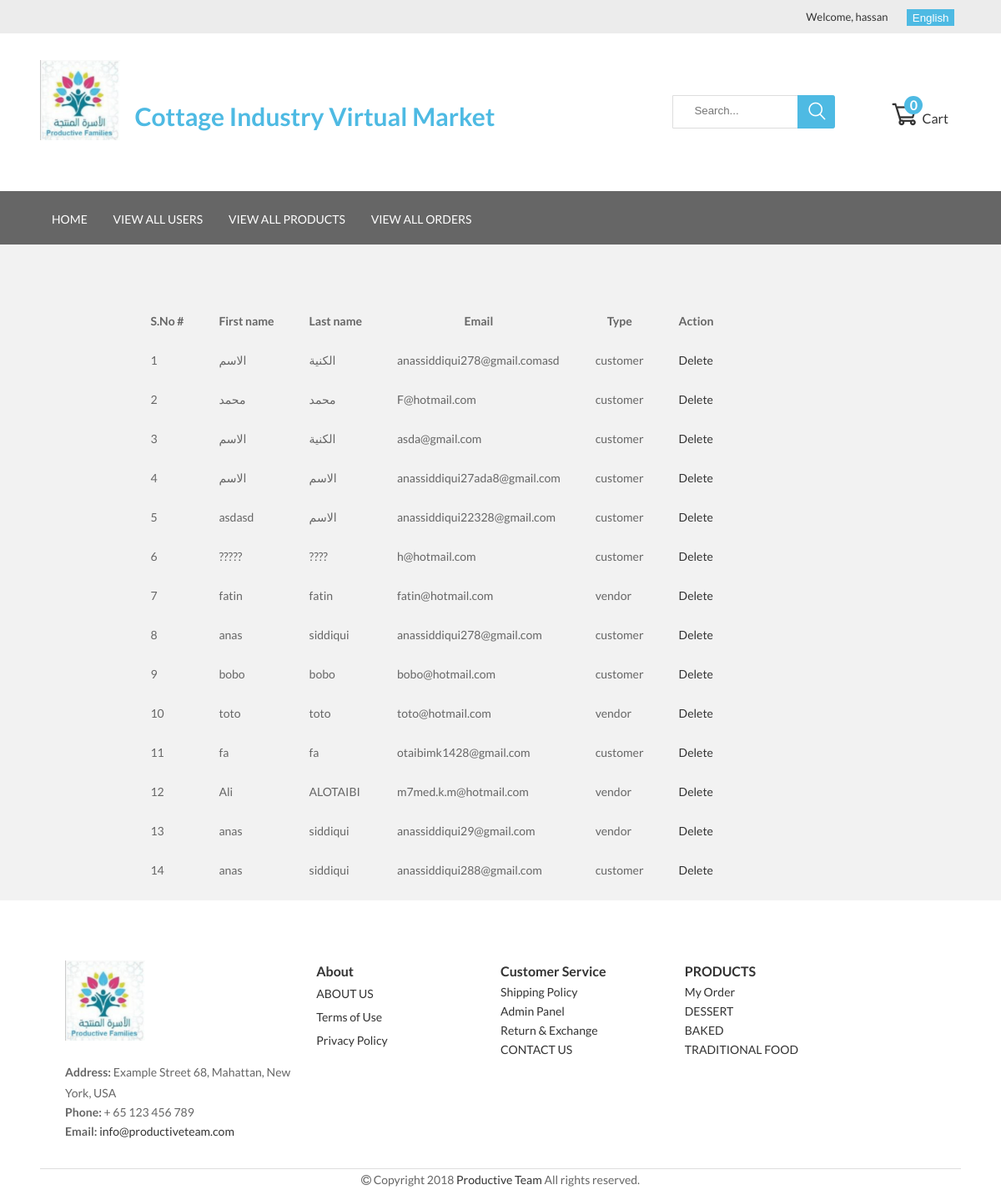
Page /admin/view_users.php (signed in) on the earlier database version.
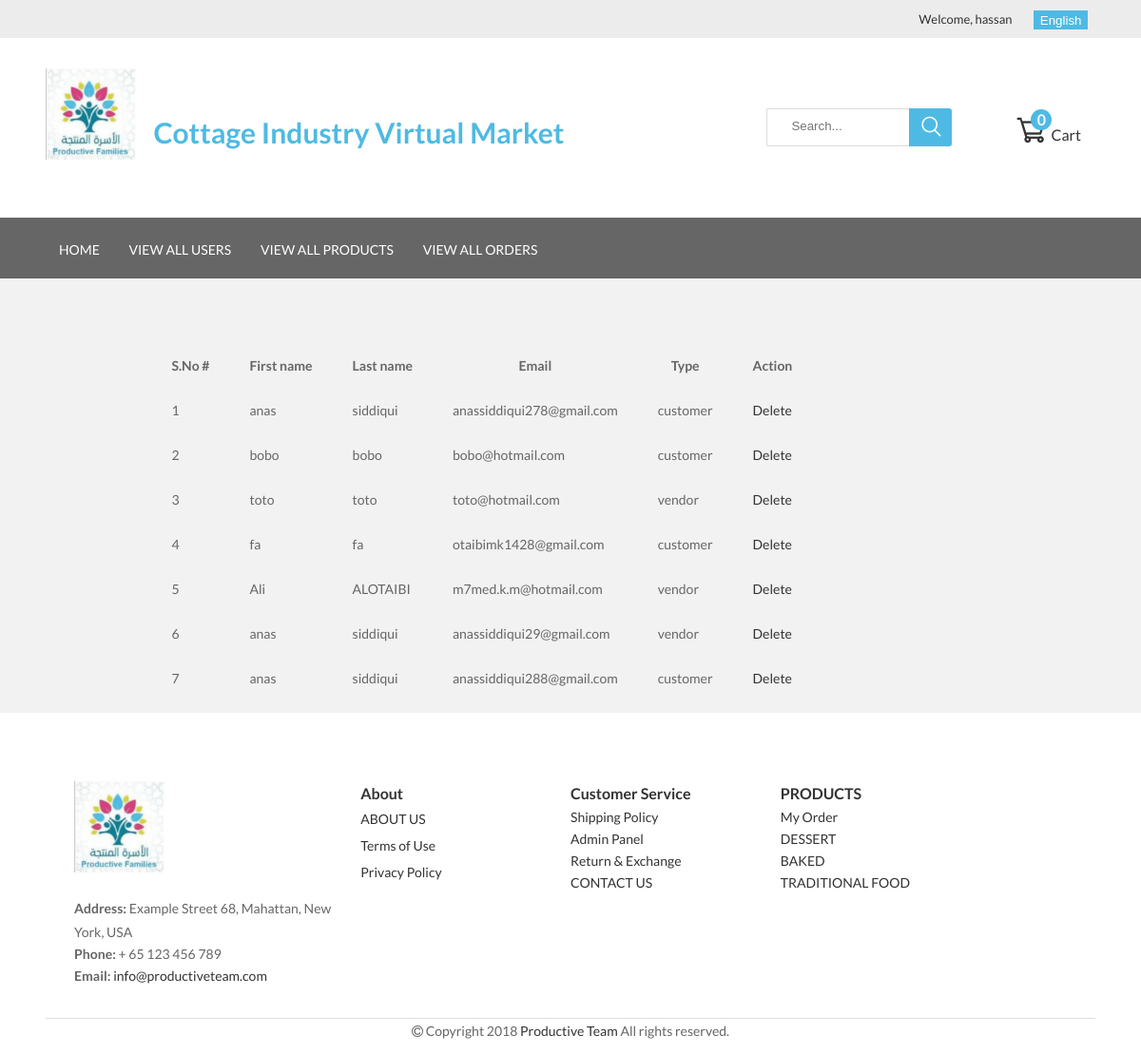
Same page on the later database version.
### tables this page shows
CREATE TABLE `users` (
  `id` int(11) NOT NULL,
  `fname` varchar(20) NOT NULL,
  `lname` varchar(20) NOT NULL,
  `email` varchar(40) NOT NULL,
  `password` varchar(255) NOT NULL,
  `type` enum('admin','vendor','customer') NOT NULL,
  `secretanswer` varchar(255) NOT NULL
);

### admin/view_users.php (the view, shortened to what this page needs)
<?php include '../includes/config.php';
include "header.php";
$query = "SELECT * FROM users where type!='admin' order by id desc";
$result = mysqli_query($con,$query);
    ?>
<div class="container">
    <section style="width: 80%; margin-left: 10%; margin-right:10%; margin-top: 5%">
        <table>
            <thead>
             	<th><?php echo "S.No #"; ?></th>
                <th>First name</th>
                <th>Last name</th>
                <th>Email</th>
                <th>Type</th>
                <th><?php echo $lang['action']; ?></th>
            </thead>
            <?php
			                   $sno = 1;
                while($row = $result -> fetch_array()){
                        ?>
                        <tbody>
                        <td><?php echo $sno++ ?></td>
                        <td><?php echo $row['fname']; ?></td>
                        <td><?php echo $row['lname']; ?></td>
                        <td><?php echo $row['email']; ?></td>
                        <td><?php echo $row['type']; ?></td>
                        <td><a href="view_users.php?id=<?php echo $row['id'] ?>&action=del"><?php echo $lang['delete']; ?></a></td>
                        </tbody>
                        <?php
                }
            ?>
        </table>
    </section>
</div>
<?php include '../vendors/footer.php'?>

### admin/header.php (shortened to what this page needs)
<!DOCTYPE html>
<?php
if($_SESSION['lang'] == 'arabic'){
    echo '<html xmlns="http://www.w3.org/1999/xhtml" xml:lang="ar" dir="rtl">';
}else{
    echo '<html lang="en">';
}
?>
<head>
    <link rel='stylesheet' href='../assets/css/owl.carousel.min.css'>
    <link rel='stylesheet' href='../assets/css/font-awesome.css'>
    <link rel='stylesheet' href='../assets/css/jquery.mmenu.all.css'>
    <link rel='stylesheet' href='../assets/css/flaticon.css'>
    <link rel='stylesheet' href='../assets/css/style.css'>
    <link rel="stylesheet" href="https://cdnjs.cloudflare.com/ajax/libs/font-awesome/4.7.0/css/font-awesome.min.css">
</head>
<body>
	<header>
        <div class="header-top">
            <div class="container">
                <div class="header-top-right">
                    <p style="margin-right: 75px;">
                        <?php if(isset($_SESSION['u_id'])){
                            echo '<div class="dropdown" style="margin-right: 80px;margin-top: 2px"><a href="#">Welcome, '.$_SESSION['u_fname'].'</a>';
                            echo '<div class="dropdown-content" style="margin-left: 30px;margin-top: 8px"><a href="../logout.php">LogOut</a></div></div>';
                        }else{?>
                            <a href="#"><?php echo $lang['register']; ?></a>
                            <span style="color: #4ebae3;">or</span>
                            <a href="../login.php"><?php echo $lang['login']; ?></a>
                        <?php } ?>
                    </p>
                    <div class="dropdown">
                        <?php if($_SESSION['lang'] === 'english'){?>
                            <a href="<?php if(@$_GET['action']=="update"){echo 'view_products.php';} ?>?lang=english"><button style="height:20px">English</button></a>
                        <?php }else{?>
                            <a href="<?php if(@$_GET['action']=="update"){echo 'view_products.php';} ?>?lang=arabic"><button style="height:20px">العربية</button></a>
                        <?php } ?>
                    </div>
                </div>
            </div>
        </div>
        <div class="header-mid">
            <div class="container">
                <div class="header-mid-left">
                    <h1 class="logo">
                        <a href="index.php">
                            <img src="../assets/images/logo.png" alt="logo">
                        </a>
                                        <h2 id="webname">&nbsp;&nbsp;&nbsp;<?php echo $lang['webname']; ?></h2>
                    </h1>
                    <div class="header-search">
                        <form action="search.php" method="get" class="form form-search-header">
                            <input type="text" name="search" required placeholder="<?php echo $lang['search']; ?>...">
                            <button class="button-search"><i class="flaticon-search"></i></button>
                        </form>
                    </div>
                </div>
                <div class="header-mid-right">
                    <div>
                        <div class="cart-menu">
                            <a href="#">
                                <i class="flaticon-commerce"></i>
                                <?php echo $lang['cart']; ?>
                                <?php
                                $total_quantity = 0;
                                ?>
                                <p class="cart-amount"><?php echo $total_quantity; ?></p>
                            </a>
                        </div>
                    </div>
                </div>
            </div>
        </div>
        <div class="menu-primary">
            <div class="container">
                <nav id="primary-navigation" class="site-navigation main-menu menu-home1">
                    <ul id="primary-menu" class="menu">
                        <li class="menu-item ">
                            <a href="../index.php"><?php echo $lang['home']; ?></a>
                        </li>
                        <li class="menu-item "><a href="view_users.php">View All Users</a></li>
                        <li class="menu-item "><a href="view_products.php">View All Products</a></li>
                        <li class="menu-item "><a href="view_orders.php">View All Orders</a></li>
                    </ul>
                </nav>
            </div>
        </div>
    </header>

### vendors/footer.php (shortened to what this page needs)
<footer class="footer" style="background-color: #ffffff">
    <div class="container">
        <div class="footer-top">
            <div class="row">
                <div id="bl1">
                    <div class="footer-top-logo">
                        <h1 class="logo">
                            <a href="index.php">
                                <img src="../assets/images/logo.png" alt="logo">
                            </a>
                        </h1>
                    </div>
                    <div class="footer-infomation">
                        <p><b><?php echo $lang['address']; ?>:</b> Example Street 68, Mahattan,
                            New York, USA</p>
                        <p><b><?php echo $lang['phone']; ?>:</b> + 65 123 456 789</p>
                        <p><b><?php echo $lang['email']; ?>:</b> <a href="#">info@productiveteam.com</a></p>
                    </div>
                </div>
                <div id="bl2">
                    <div class="footer-top-title"><h4 class="title-footer"><?php echo $lang['about']; ?></h4></div>
                    <ul class="menu-footer">
                        <li class="footer-item"><a href="../aboutus.php"><?php echo $lang['about_us']; ?></a></li>
                        <li class="footer-item"><a href="../termsofuse.php"><?php echo $lang['terms']; ?></a></li>
                        <li class="footer-item"><a href="../privacypolicy.php"><?php echo $lang['privacy']; ?></a></li>
                    </ul>
                </div>
                <div id="bl3">
                    <div class="footer-top-title"><h4 class="title-footer"><?php echo $lang['cs_service']; ?></h4></div>
                    <ul class="menu-footer">
                        <li class="footer-item"><a href="../shippingpolicy.php"><?php echo $lang['shipping_policy']; ?></a></li>
                        <?php if(isset($_SESSION['u_id']) && $_SESSION['u_type'] == 'customer'){ ?>
                            <li class="footer-item"><a href="../track_order.php"><?php echo $lang['track_order']; ?></a></li>
                        <?php }else if(isset($_SESSION['u_id']) && $_SESSION['u_type'] == 'vendor'){ ?>
                            <li class="footer-item"><a href="add_products.php"><?php echo $lang['my_account']; ?></a></li>
                        <?php }else if(isset($_SESSION['u_id']) && $_SESSION['u_type'] == 'admin'){ ?>
                            <li class="footer-item"><a href="../admin/view_users.php">Admin Panel</a></li>
                        <?php } ?>
                        <li class="footer-item"><a href="../returnandexchange.php"><?php echo $lang['return_exchange']; ?></a></li>
                        <li class="footer-item"><a href="../contactus.php"><?php echo $lang['contact_us']; ?></a></li>
                    </ul>
                </div>
                <div id="bl4">
                    <div class="footer-top-title"><h4 class="title-footer"><?php echo $lang['products']; ?></h4></div>
                    <ul class="menu-footer">
                        <?php if(isset($_SESSION['u_id']) && $_SESSION['u_type'] == 'customer'){ ?>
                            <li class="footer-item"><a href="../track_order.php"><?php echo $lang['my_order']; ?></a></li>
                        <?php }else if(isset($_SESSION['u_id']) && $_SESSION['u_type'] == 'vendor'){ ?>
                            <li class="footer-item"><a href="view_orders.php"><?php echo $lang['my_order']; ?></a></li>
                        <?php }else if(isset($_SESSION['u_id']) && $_SESSION['u_type'] == 'admin'){ ?>
                            <li class="footer-item"><a href="../admin/view_orders.php"><?php echo $lang['my_order']; ?></a></li>
                        <?php } ?>
                        <li class="footer-item"><a href="../desserts.php"><?php echo $lang['dessert']; ?></a></li>
                        <li class="footer-item"><a href="../baked.php"><?php echo $lang['baked']; ?></a></li>
                        <li class="footer-item"><a href="../tfood.php"><?php echo $lang['tr_food']; ?></a></li>
                    </ul>
                </div>
            </div>
        </div>
        <div class="footer-bottom">
            <div class="copyright">
                <i class="fa fa-copyright" aria-hidden="true"></i>
                Copyright 2018 <a href="#">Productive Team</a> All rights reserved.
            </div>
        </div>
    </div>
</footer>

### admin/view_users.php (style rules this page uses)
th,td { padding: 10px 20px; }

Differences in the rows shown:
removed users: fname "الاسم", lname "الكنية", email "anassiddiqui278@gmail.comasd", type "customer"
removed users: fname "محمد", lname "محمد", email "F@hotmail.com", type "customer"
removed users: fname "الاسم", lname "الكنية", email "asda@gmail.com", type "customer"
removed users: fname "الاسم", lname "الاسم", email "anassiddiqui27ada8@gmail.com", type "customer"
removed users: fname "asdasd", lname "الاسم", email "anassiddiqui22328@gmail.com", type "customer"
removed users: fname "?????", lname "????", email "h@hotmail.com", type "customer"
removed users: fname "fatin", lname "fatin", email "fatin@hotmail.com", type "vendor"
